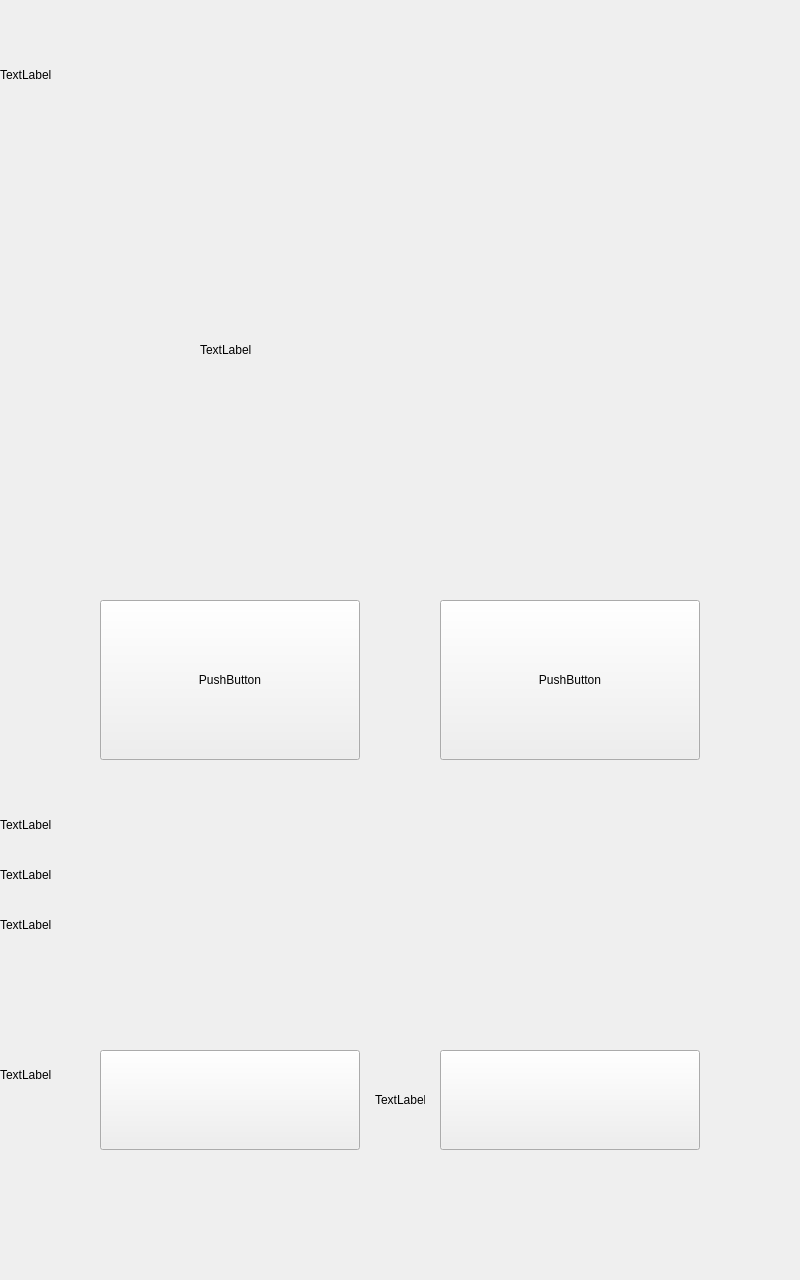
<?xml version="1.0" encoding="UTF-8"?>
<ui version="4.0">
 <class>payment</class>
 <widget class="QWidget" name="payment">
  <property name="geometry">
   <rect>
    <x>0</x>
    <y>0</y>
    <width>800</width>
    <height>1280</height>
   </rect>
  </property>
  <property name="windowTitle">
   <string>Form</string>
  </property>
  <widget class="QLabel" name="productLabel">
   <property name="geometry">
    <rect>
     <x>0</x>
     <y>25</y>
     <width>800</width>
     <height>100</height>
    </rect>
   </property>
   <property name="text">
    <string>TextLabel</string>
   </property>
  </widget>
  <widget class="QLabel" name="imageLabel">
   <property name="geometry">
    <rect>
     <x>200</x>
     <y>150</y>
     <width>400</width>
     <height>400</height>
    </rect>
   </property>
   <property name="text">
    <string>TextLabel</string>
   </property>
  </widget>
  <widget class="QLabel" name="priceLabel">
   <property name="geometry">
    <rect>
     <x>0</x>
     <y>775</y>
     <width>800</width>
     <height>100</height>
    </rect>
   </property>
   <property name="text">
    <string>TextLabel</string>
   </property>
  </widget>
  <widget class="QLabel" name="totalLabel">
   <property name="geometry">
    <rect>
     <x>0</x>
     <y>825</y>
     <width>800</width>
     <height>100</height>
    </rect>
   </property>
   <property name="text">
    <string>TextLabel</string>
   </property>
  </widget>
  <widget class="QPushButton" name="goBackButton">
   <property name="geometry">
    <rect>
     <x>100</x>
     <y>1050</y>
     <width>260</width>
     <height>100</height>
    </rect>
   </property>
   <property name="text">
    <string/>
   </property>
  </widget>
  <widget class="QLabel" name="orLabel">
   <property name="geometry">
    <rect>
     <x>375</x>
     <y>1075</y>
     <width>50</width>
     <height>50</height>
    </rect>
   </property>
   <property name="text">
    <string>TextLabel</string>
   </property>
  </widget>
  <widget class="QLabel" name="tapLabel">
   <property name="geometry">
    <rect>
     <x>440</x>
     <y>1050</y>
     <width>260</width>
     <height>100</height>
    </rect>
   </property>
   <property name="text">
    <string>TextLabel</string>
   </property>
  </widget>
  <widget class="QLabel" name="processLabel">
   <property name="geometry">
    <rect>
     <x>0</x>
     <y>1000</y>
     <width>800</width>
     <height>150</height>
    </rect>
   </property>
   <property name="text">
    <string>TextLabel</string>
   </property>
  </widget>
  <widget class="QPushButton" name="payButton">
   <property name="geometry">
    <rect>
     <x>440</x>
     <y>1050</y>
     <width>260</width>
     <height>100</height>
    </rect>
   </property>
   <property name="text">
    <string/>
   </property>
  </widget>
  <widget class="QLabel" name="declineLabel">
   <property name="geometry">
    <rect>
     <x>0</x>
     <y>875</y>
     <width>800</width>
     <height>100</height>
    </rect>
   </property>
   <property name="text">
    <string>TextLabel</string>
   </property>
  </widget>
  <widget class="QPushButton" name="priceVolume1Button">
   <property name="geometry">
    <rect>
     <x>100</x>
     <y>600</y>
     <width>260</width>
     <height>160</height>
    </rect>
   </property>
   <property name="text">
    <string>PushButton</string>
   </property>
  </widget>
  <widget class="QPushButton" name="priceVolume2Button">
   <property name="geometry">
    <rect>
     <x>440</x>
     <y>600</y>
     <width>260</width>
     <height>160</height>
    </rect>
   </property>
   <property name="text">
    <string>PushButton</string>
   </property>
  </widget>
 </widget>
 <resources/>
 <connections/>
</ui>
